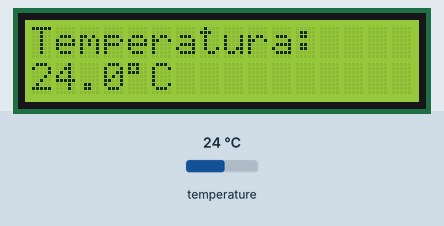
A sketch run on a simulated ESP32. Shown: 16×2 character LCD. Inputs (shaded band) come from the test bench; at power-on: temperature 24 °C. WiFi joins after 1.5 s; servers stay silent unless stated; what the sketch prints to the serial monitor is not drawn.

Above: at 2.9 s.
3.0 s: temperature set to 12 °C
At 5.3 s:
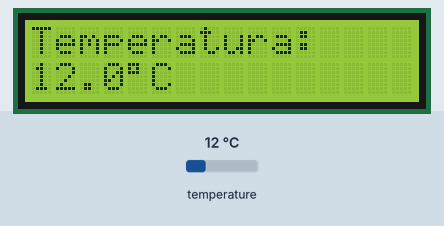
5.6 s: temperature set to 19 °C
At 6.2 s:
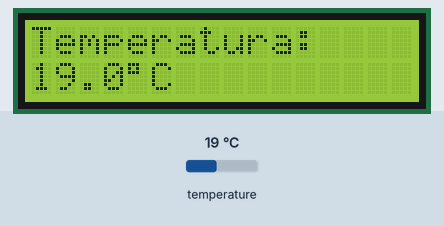
8.1 s: temperature set to 28 °C
At 10.3 s:
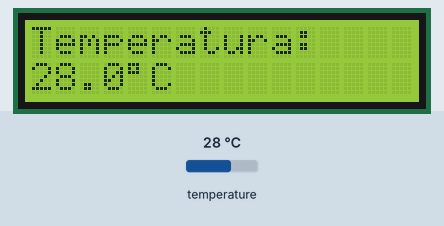
Timing chart, 0 to 11.8 s (numbered marks = the images above; inputs shaded):
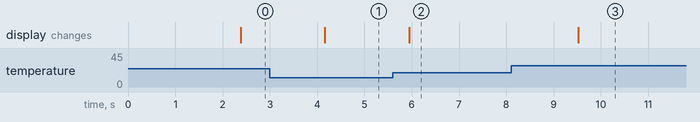

Measured:
- after the input at 3.0 s, the display: changes after 1.2 s (image 1)
- after the input at 5.6 s, the display: changes after 0.35 s (image 2)
- after the input at 8.1 s, the display: changes after 1.4 s (image 3)

The sketch:

SMT_WiFi_Cap3.ino
```cpp
/*
   Sistema de Monitoreo de Temperatura WiFi
   Capítulo 3

   ESP32 + DS18B20 + LCD I2C + WiFi
*/

//======================
// LIBRERÍAS
//======================

#include <Wire.h>
#include <LiquidCrystal_I2C.h>
#include <OneWire.h>
#include <DallasTemperature.h>

// NUEVO: Librería para utilizar el WiFi del ESP32.
#include <WiFi.h>


//======================
// WIFI
//======================

// NUEVO: Nombre de la red WiFi.
const char* ssid = "nombre de la red";

// NUEVO: Contraseña de la red WiFi.
const char* password = "contraseña";


//======================
// LCD
//======================

LiquidCrystal_I2C lcd(0x27, 16, 2);


//======================
// DS18B20
//======================

#define ONE_WIRE_BUS 4

OneWire oneWire(ONE_WIRE_BUS);

DallasTemperature sensores(&oneWire);


//======================
// VARIABLES
//======================

float temperatura = 0;


//======================
// SETUP
//======================

void setup() {

  // Iniciamos el Monitor Serie.
  Serial.begin(115200);

  // Inicializamos el display.
  lcd.init();

  // Encendemos la retroiluminación.
  lcd.backlight();

  // Inicializamos el sensor.
  sensores.begin();

  // Escribimos los textos fijos.
  lcd.setCursor(0, 0);
  lcd.print("Temperatura:");

  // NUEVO: Iniciamos la conexión WiFi.
  WiFi.begin(ssid, password);

  // NUEVO: Esperamos hasta que el ESP32 logre conectarse.
  while (WiFi.status() != WL_CONNECTED) {

    delay(500);
    Serial.print(".");

  }

  // NUEVO: Informamos que la conexión fue exitosa.
  Serial.println();
  Serial.println("WiFi conectado.");

  // NUEVO: Mostramos la dirección IP asignada.
  Serial.print("Direccion IP: ");
  Serial.println(WiFi.localIP());

}


//======================
// LOOP
//======================

void loop() {

  // Solicitamos una nueva medición.
  sensores.requestTemperatures();

  // Guardamos la temperatura medida.
  temperatura = sensores.getTempCByIndex(0);

  // Mostramos la temperatura.
  lcd.setCursor(0, 1);

  // Borramos la línea para evitar
  // que queden caracteres anteriores.
  lcd.print("                ");

  // Volvemos al inicio.
  lcd.setCursor(0, 1);

  // Mostramos la temperatura.
  lcd.print(temperatura, 1);

  // Símbolo de grados.
  lcd.print((char)223);

  // Grados Celsius.
  lcd.print("C");

  // Enviamos el dato al Monitor Serie.
  Serial.print("Temperatura: ");
  Serial.print(temperatura);
  Serial.println(" C");

  delay(1000);

}
```
